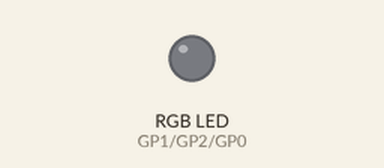
Simulated run of this program. Board: Raspberry Pi Pico running MicroPython. Shown: an RGB LED mixed from three pins (HIGH = lit).

Above: at 0.2 s.
At 1.0 s:
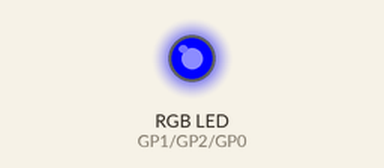
At 3.2 s:
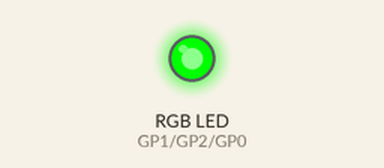
At 5.5 s:
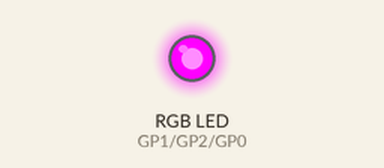
At 8.5 s:
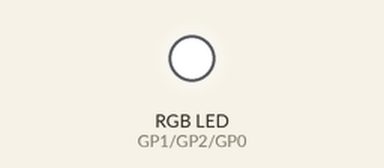
At 16.0 s:
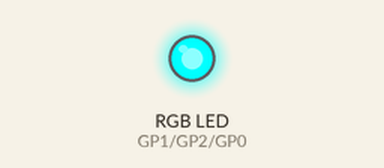
Timing chart, 0 to 17.6 s (numbered marks = the images above):
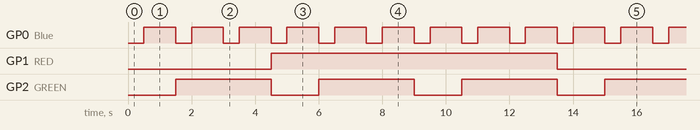

The program:

rgbLed.py
```python
from machine import Pin
import utime

Blue = Pin(0, Pin.OUT, pull = Pin.PULL_DOWN)
RED = Pin(1, Pin.OUT, pull = Pin.PULL_DOWN)
GREEN = Pin(2, Pin.OUT, pull = Pin.PULL_DOWN)

values = [[int(bool(r)), int(bool(g)), int(bool(b))] for r in range(3) for g in range(3) for b in range(3)]

max_length = len(values)

while True:
    for counter in range(len(values)):
        RED.value(values[counter][0])
        GREEN.value(values[counter][1])
        Blue.value(values[counter][2])
        utime.sleep(0.5)

    # Blue.value(1)
    # RED.value(1)
    # GREEN.value(1)
    # utime.sleep(1)

Blue.off()
RED.off()
GREEN.off()
print("Finished.")
```

Measured:
- by itself, GP0 (Blue): alternates HIGH for 1.0 s and LOW for 0.50 s
- by itself, GP1 (RED): alternates HIGH for 9.0 s and LOW for 4.5 s
- by itself, GP2 (GREEN): alternates HIGH for 3.0 s and LOW for 1.5 s
